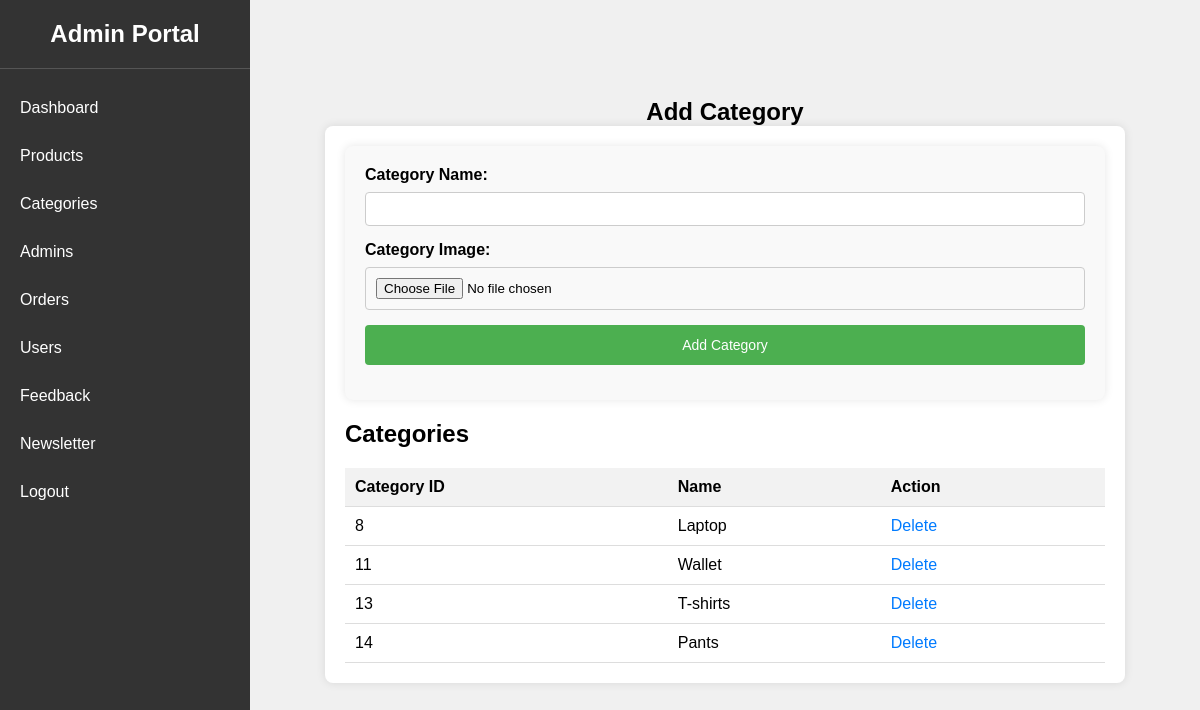
The app's page /admin/categories.php with its own data.
### tables this page shows
CREATE TABLE `categories` (
  `cid` int(11) NOT NULL,
  `category_name` varchar(100) NOT NULL,
  `category_image` varchar(255) DEFAULT NULL
);

### admin/categories.php (the view, shortened to what this page needs)
<?php
include('include/connectdb.php');
$selectQuery = "SELECT cid, category_name, category_image FROM categories";
$result = $conn->query($selectQuery);
?>
<!DOCTYPE html>
<html lang="en">
<head>
    <link rel="stylesheet" href="css/styles.css">
</head>
<body>
    <div class="sidebar">
        <div class="sidebar-header">
            <h2>Admin Portal</h2>
        </div>
        <ul class="nav-links">
            <li><a href="adminportal.php">Dashboard</a></li>
            <li><a href="products.php">Products</a></li>
            <li><a href="categories.php">Categories</a></li>
            <li><a href="admins.php">Admins</a></li>
            <li><a href="orders.php">Orders</a></li>
            <li><a href="users.php">Users</a></li>
            <li><a href="feedback.php">Feedback</a></li>
            <li><a href="newsletter.php">Newsletter</a></li>
            <li><a href="logout.php">Logout</a></li>
        </ul>
    </div>
    <div class="main-content">
        <h2>Add Category</h2>
        <div class="container">
            <form id="addCategoryForm" enctype="multipart/form-data">
                <label for="categoryName">Category Name:</label>
                <input type="text" id="categoryName" name="categoryName" required>
                <label for="categoryImage">Category Image:</label>
                <input type="file" id="categoryImage" name="categoryImage">
                <button type="submit" name="submit">Add Category</button>
            </form>
            <h2>Categories</h2>
            <table class="category-table">
                <thead>
                    <tr>
                        <th>Category ID</th>
                        <th>Name</th>
                        <th>Action</th>
                    </tr>
                </thead>
                <tbody id="categoryTableBody">
                    <?php
                        if ($result->num_rows > 0) {
                            while ($row = $result->fetch_assoc()) {
                                echo "<tr>";
                                echo "<td>" . $row['cid'] . "</td>";
                                echo "<td>" . $row['category_name'] . "</td>";
                                echo "<td><a href='categorydelete.php?cid=" . $row['cid'] . "' class='delete-category'>Delete</a></td>";
                                echo "</tr>";
                            }
                        } else {
                            echo "<tr><td colspan='3'>No categories found.</td></tr>";
                        }
                    ?>
                </tbody>
            </table>
        </div>
    </div>
</body>
</html>

### admin/css/styles.css (style rules this page uses)
* { box-sizing: border-box; margin: 0; padding: 0; }
body { font-family: Arial, sans-serif; background-color: #f0f0f0; display: flex; flex-direction: column; min-height: 100vh; margin: 0; }
.container { width: 100%; max-width: 1200px; margin: 0 auto; padding: 20px; }
.sidebar { background-color: #333; color: white; width: 250px; height: 100%; position: fixed; left: 0; top: 0; overflow-y: auto; }
.sidebar-header { text-align: center; padding: 20px 0; border-bottom: 1px solid #555; margin-bottom: 20px; }
.nav-links { list-style-type: none; padding: 0; }
.nav-links li { margin-bottom: 10px; }
.nav-links li a { display: block; padding: 10px 20px; color: white; text-decoration: none; transition: background-color 0.3s ease; }
.main-content { margin-left: 250px; padding: 20px; flex-grow: 1; }
.container form { max-width: 760px; margin-bottom: 20px; background: #f9f9f9; padding: 20px; border-radius: 8px; box-shadow: 0 0 10px rgba(0, 0, 0, 0.1); }
.container form label { display: block; margin-bottom: 8px; font-weight: bold; }
.container form input[type="text"], .container form input[type="number"], .container form textarea, .container form select { width: 100%; padding: 8px; margin-bottom: 15px; border: 1px solid #ccc; border-radius: 4px; box-sizing: border-box; font-size: 14px; }
.container form button[type="submit"] { background-color: #4CAF50; color: white; padding: 12px 20px; border: none; border-radius: 4px; cursor: pointer; font-size: 14px; }

### admin/categories.php (style rules this page uses)
.main-content { display: flex; flex-direction: column; align-items: center; justify-content: center; flex-grow: 1; padding: 20px; }
.container { background-color: #fff; padding: 20px; border-radius: 8px; box-shadow: 0 0 10px rgba(0, 0, 0, 0.1); width: 100%; max-width: 800px; margin-bottom: 20px; }
form { display: flex; flex-direction: column; }
label { margin-bottom: 8px; font-weight: bold; }
input[type="text"], input[type="file"], button { padding: 10px; margin-bottom: 15px; border: 1px solid #ccc; border-radius: 4px; width: 100%; box-sizing: border-box; }
button { background-color: #4CAF50; color: white; border: none; cursor: pointer; border-radius: 4px; }
.category-table { width: 100%; border-collapse: collapse; margin-top: 20px; }
.category-table th, .category-table td { padding: 10px; text-align: left; border-bottom: 1px solid #ddd; }
.category-table th { background-color: #f2f2f2; font-weight: bold; }
.category-table td { vertical-align: middle; }
.category-table td a { color: #007bff; text-decoration: none; margin-right: 10px; }

### records on screen
categories: cid "8", category_name "Laptop"
categories: cid "11", category_name "Wallet"
categories: cid "13", category_name "T-shirts"
categories: cid "14", category_name "Pants"
